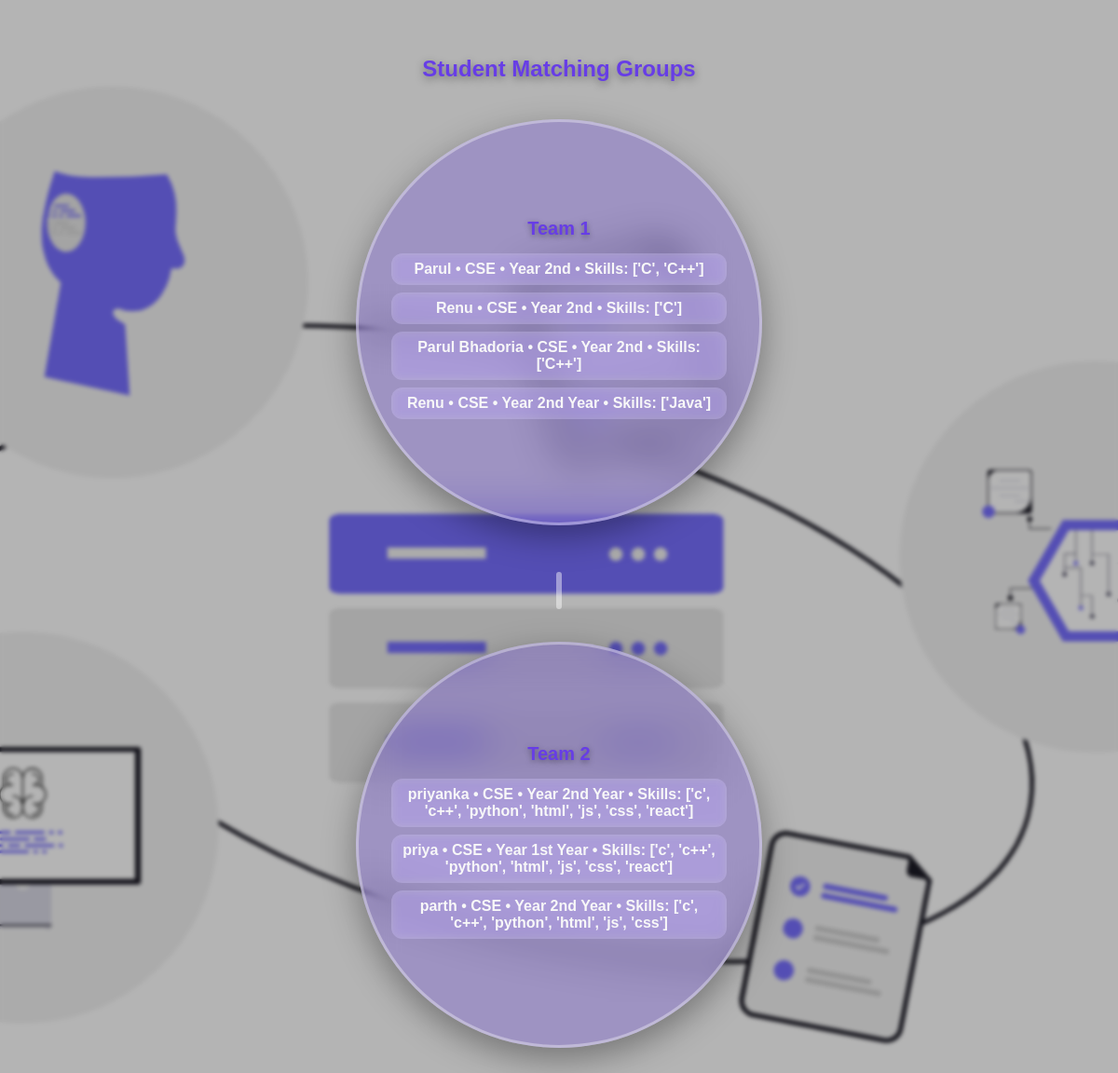
The page /matching/clusters/ (signed in) on the database its author committed.
### accounts/models.py (models this page shows, shortened)
class Profile(models.Model):
    user = models.OneToOneField(User, on_delete=models.CASCADE)
    name = models.CharField(max_length=100)
    skills = models.TextField()
    interests = models.TextField()
    year = models.CharField(max_length=20)
    branch = models.CharField(max_length=50)
    gender = models.CharField(max_length=20)
    contact_number = models.CharField(max_length=15, blank=True, null=True)
    def skills_list(self):
        return [s.strip() for s in self.skills.split(",") if s.strip()]
    def interest_list(self):
        return [i.strip() for i in self.interests.split(",") if i.strip()]

### matching/views.py (the view)
# urls.py: path('clusters/', views.show_clusters, name='matching_clusters'),
@login_required
def show_clusters(request):
    students = get_student_data()
    clusters = form_teams(students)
    return render(request, "matching/clusters.html", {"clusters": clusters})

### matching/context_processors.py (called while the page is built)
def invite_count(request):
    if request.user.is_authenticated:
        return {
            "invite_count": Invitation.objects.filter(
                receiver=request.user,
                status="pending"
            ).count()
        }
    return {"invite_count": 0}

### matching/logic.py (called while the page is built)
def get_student_data():
    students = []
    for profile in Profile.objects.all():
        students.append({
            "id": profile.user.id,
            "name": profile.name,
            "skills": profile.skills_list(),
            "interests": profile.interest_list(),
            "year": profile.year,
            "branch": profile.branch,
            "gender": profile.gender,
            "user_id": profile.user.id,
        })
    return students

def compatibility_score(student1, student2):
    score = 0
    common_skills = set(student1["skills"]) & set(student2["skills"])
    score += len(common_skills) * SKILL_WEIGHT
    common_interests = set(student1["interests"]) & set(student2["interests"])
    score += len(common_interests) * INTEREST_WEIGHT
    if student1["branch"] != student2["branch"]:
        score += BRANCH_DIVERSITY_WEIGHT
    try:
        diff = abs(int(student1["year"]) - int(student2["year"]))
        if diff == 0:
            score += YEAR_WEIGHT
        elif diff == 1:
            score += YEAR_WEIGHT / 2
    except:
        pass
    return round(score, 2)

### matching/templates/matching/clusters.html (shortened to what this page needs)
{% load static %}
<!DOCTYPE html>
<html>
  <head>
  </head>
  <body>
    {% block content %}
    <h2>Student Matching Groups</h2>
    {% if clusters %}
      {% for cluster_id, members in clusters.items %}
        <div class="cluster-card">
          <div class="cluster-title">
            Team {{ cluster_id }}
          </div>
          <ul>
            {% for student in members %}
              <li>
                {{ student.name }} • {{ student.branch }} • Year {{ student.year }} • Skills: {{ student.skills }}
              </li>
            {% endfor %}
          </ul>
        </div>
        {% if not forloop.last %}
          <div class="line"></div>
        {% endif %}
      {% endfor %}
    {% else %}
      <p style="color:white; text-align:center; font-size:20px;">
        No clusters available.
      </p>
    {% endif %}
    {% endblock %}
  </body>
</html>

### rows shown on the page
Profile: name "Parul", branch "CSE", year "2nd"
Profile: name "Renu", branch "CSE", year "2nd"
Profile: name "Parul Bhadoria", branch "CSE", year "2nd"
Profile: name "Renu", branch "CSE", year "2nd Year"
Profile: name "priyanka", branch "CSE", year "2nd Year"
Profile: name "priya", branch "CSE", year "1st Year"
Profile: name "parth", branch "CSE", year "2nd Year"

### other values the page prints
{{ cluster_id }} "1" "2"
{{ student.skills }} "['C', 'C++']" "['C']" "['C++']" "['Java']" "['c', 'c++', 'python', 'html', 'js', 'css', 'react']" "['c', 'c++', 'python', 'html', 'js', 'css', 'react']" "['c', 'c++', 'python', 'html', 'js', 'css']"
